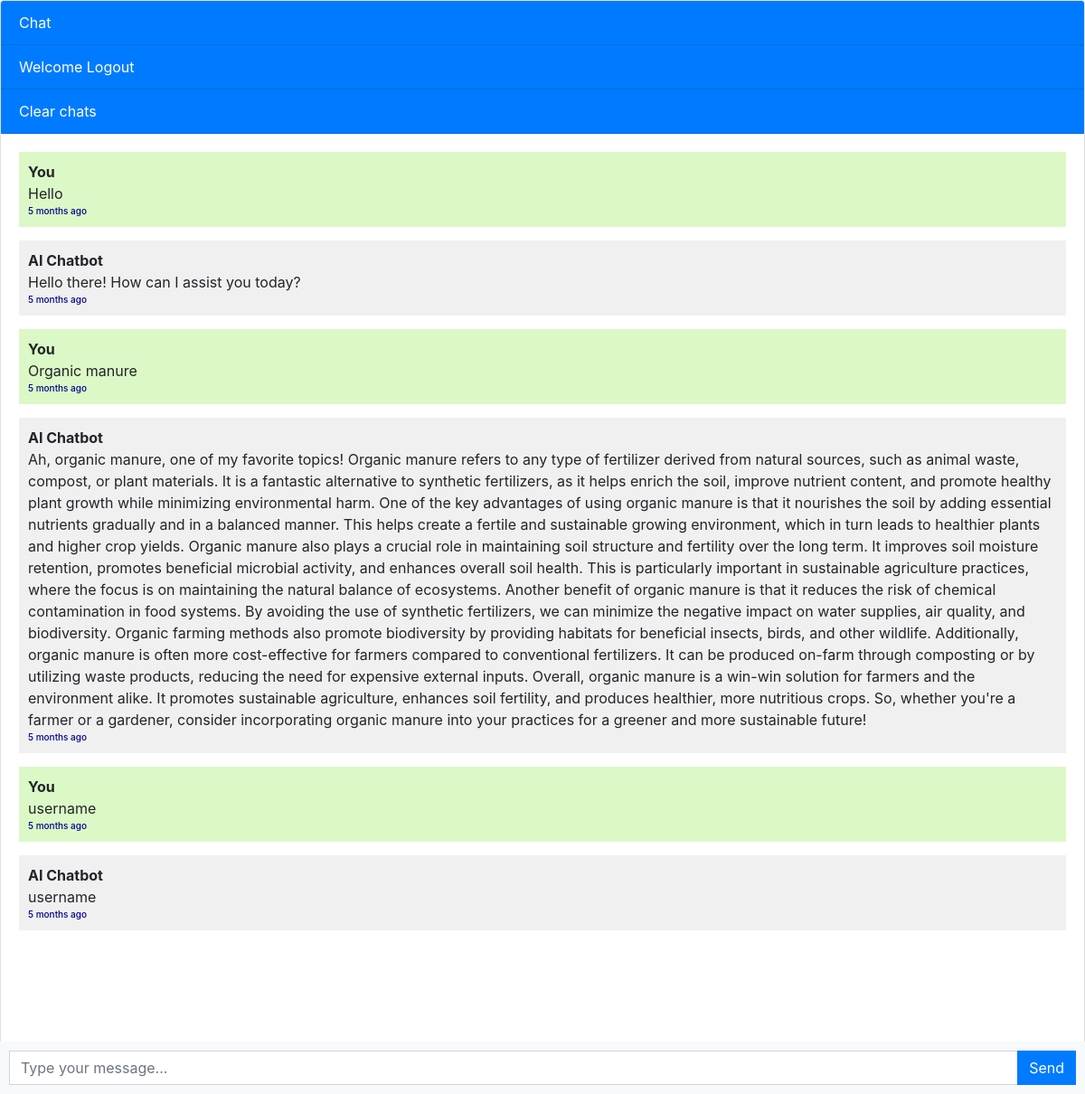
The page / (signed in) on the database its author committed.
### chatbot/models.py (models this page shows, shortened)
class Chat(models.Model):
    user = models.ForeignKey(User, on_delete=models.CASCADE)
    message = models.TextField()
    response = models.TextField()
    created_at = models.DateTimeField(auto_now_add=True)

### chatbot/views.py (the view, shortened to what this page needs)
# urls.py: path("", views.chatbot, name="chatbot"),
def chatbot(request):
     if request.user.is_authenticated == False:
        return redirect("/logout")
     chats = Chat.objects.filter(user=request.user)
     return render(request, "chatbot.html", {'chats': chats})

### templates/chatbot.html (shortened to what this page needs)
{% extends 'base.html' %}
{% block content %}
{% load custom_template_tags %}
<div class="chat-container">
  <div class="card flex-grow-1">
    <div class="card-header bg-primary text-white">Chat</div>
    {% if user.is_authenticated %}
    <div class="card-header bg-primary text-white">Welcome {{user.first_name}} {{user.last_name}} <a style="color: white;"
        href="logout">Logout</a></div>
    {% else %}
    <div class="card-header bg-primary text-white"><a style="color: white;" href="login">Login</a> <a
        style="color: white;" href="register">Register</a></div>
    {% endif %}
    <div class="card-header bg-primary text-white"> <a style="color: white;" href="delete-chats">Clear chats</a></div>
    <div class="card-body messages-box">
      <ul class="list-unstyled messages-list">
        {% for chat in chats %}
        {% if chat.user == request.user %}
        <li class="message sent">
          <div class="message-text">
            <div class="message-sender">
              <b>You</b>
            </div>
            <div class="message-content">
              {{chat.message}} <br />
              <div style="font-size: 10px; color:darkblue; font-weight: 500;">{% time_ago chat.created_at %}</div>
            </div>
          </div>
        </li>
        <li class="message received">
          <div class="message-text">
            <div class="message-sender">
              <b>AI Chatbot</b>
            </div>
            <div class="message-content">
              {{chat.response}} <br />
              <div style="font-size: 10px;color:darkblue; font-weight: 500;">{% time_ago chat.created_at %}</div>
            </div>
          </div>
        </li>
        {% endif %}
        {% endfor %}
      </ul>
    </div>
    <br><br>
    <br><br>
    <br><br>
  </div>
  <form class="message-form">
    <div class="input-group">
      <input type="text" class="form-control message-input" placeholder="Type your message...">
      <div class="input-group-append">
        <button type="submit" class="btn btn-primary btn-send">Send</button>
      </div>
    </div>
  </form>
</div>
{% endblock %}

### templates/chatbot.html (style rules this page uses)
body, html { height: 100%; }
.messages-box { flex: 1; overflow-y: auto; }
.messages-list { padding-left: 0; }
.message { margin-bottom: 15px; list-style: none; }
.message-text { padding: 10px; border-radius: 5px; }
.sent { background-color: #dcf8c6; align-self: flex-end; }
.received { background-color: #f1f0f0; align-self: flex-start; }
.message-form { display: flex; position: fixed; bottom: 0; left: 0; right: 0; padding: 10px; background-color: #f8f9fa; }
.message-input { flex: 1; border-radius: 0; border-right: none; }
.btn-send { border-radius: 0; }
.chat-container { height: 100%; display: flex; flex-direction: column; }

### rows shown on the page
Chat: message "Hello", created_at "5 months ago", response "Hello there! How can I assist you today?"
Chat: message "Organic manure", created_at "5 months ago", response "Ah, organic manure, one of my favorite topics! Organic manure refers to any type of fertilizer derived from natural sources, such as animal waste, compost, or plant materials. It is a fantastic alternative to synthetic fertilizers, as it helps enrich the soil, improve nutrient content, and promote healthy plant growth while minimizing environmental harm. One of the key advantages of using organic manure is that it nourishes the soil by adding essential nutrients gradually and in a balanced manner. This helps create a fertile and sustainable growing environment, which in turn leads to healthier plants and higher crop yields. Organic manure also plays a crucial role in maintaining soil…"
Chat: message "username", created_at "5 months ago", response "username"
